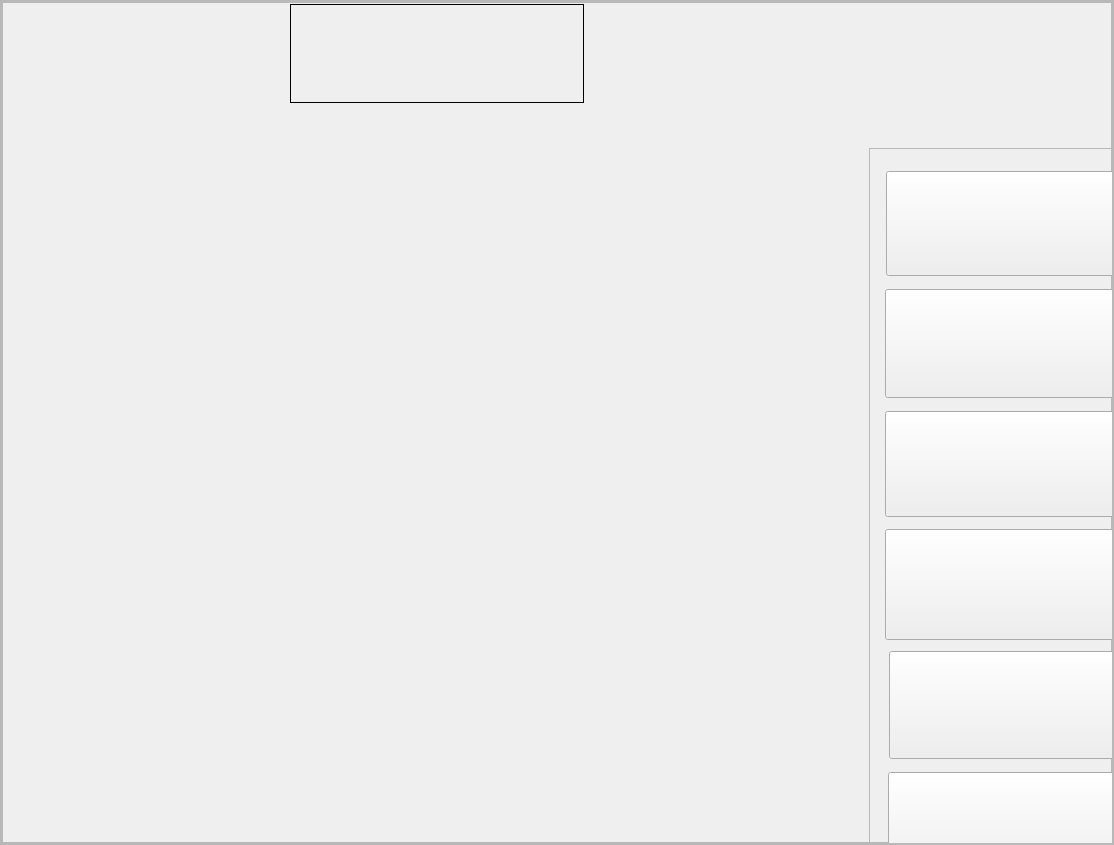
<?xml version="1.0" encoding="UTF-8"?>
<ui version="4.0">
 <class>MainWindow</class>
 <widget class="QWidget" name="MainWindow">
  <property name="geometry">
   <rect>
    <x>0</x>
    <y>0</y>
    <width>1114</width>
    <height>845</height>
   </rect>
  </property>
  <property name="sizePolicy">
   <sizepolicy hsizetype="Preferred" vsizetype="Preferred">
    <horstretch>0</horstretch>
    <verstretch>0</verstretch>
   </sizepolicy>
  </property>
  <property name="windowTitle">
   <string>Form</string>
  </property>
  <property name="layoutDirection">
   <enum>Qt::LayoutDirection::LeftToRight</enum>
  </property>
  <property name="autoFillBackground">
   <bool>true</bool>
  </property>
  <layout class="QVBoxLayout" name="verticalLayout">
   <property name="spacing">
    <number>0</number>
   </property>
   <property name="leftMargin">
    <number>0</number>
   </property>
   <property name="topMargin">
    <number>0</number>
   </property>
   <property name="rightMargin">
    <number>0</number>
   </property>
   <property name="bottomMargin">
    <number>0</number>
   </property>
   <item>
    <widget class="QFrame" name="central_widget_frame">
     <property name="frameShape">
      <enum>QFrame::Shape::StyledPanel</enum>
     </property>
     <property name="frameShadow">
      <enum>QFrame::Shadow::Raised</enum>
     </property>
     <layout class="QVBoxLayout" name="verticalLayout_2">
      <property name="spacing">
       <number>0</number>
      </property>
      <property name="leftMargin">
       <number>0</number>
      </property>
      <property name="topMargin">
       <number>0</number>
      </property>
      <property name="rightMargin">
       <number>0</number>
      </property>
      <property name="bottomMargin">
       <number>0</number>
      </property>
      <item>
       <widget class="QFrame" name="background_frame">
        <property name="styleSheet">
         <string notr="true">QWidget {
    border-image: url(&quot;P:/ARXIUS/PYTHON/FoodDay/PySide6/assets/images/paqinaPrincipal_tablet_fons.jpg&quot;) 0 0 0 0 stretch stretch;-n}</string>
        </property>
        <property name="frameShape">
         <enum>QFrame::Shape::StyledPanel</enum>
        </property>
        <property name="frameShadow">
         <enum>QFrame::Shadow::Raised</enum>
        </property>
        <layout class="QVBoxLayout" name="verticalLayout_3">
         <property name="spacing">
          <number>0</number>
         </property>
         <property name="leftMargin">
          <number>0</number>
         </property>
         <property name="topMargin">
          <number>0</number>
         </property>
         <property name="rightMargin">
          <number>0</number>
         </property>
         <property name="bottomMargin">
          <number>0</number>
         </property>
         <item>
          <widget class="QFrame" name="content_frame">
           <property name="sizePolicy">
            <sizepolicy hsizetype="Expanding" vsizetype="Preferred">
             <horstretch>0</horstretch>
             <verstretch>0</verstretch>
            </sizepolicy>
           </property>
           <property name="frameShape">
            <enum>QFrame::Shape::StyledPanel</enum>
           </property>
           <property name="frameShadow">
            <enum>QFrame::Shadow::Raised</enum>
           </property>
           <widget class="QFrame" name="right_bar_frame">
            <property name="geometry">
             <rect>
              <x>867</x>
              <y>146</y>
              <width>341</width>
              <height>776</height>
             </rect>
            </property>
            <property name="maximumSize">
             <size>
              <width>341</width>
              <height>776</height>
             </size>
            </property>
            <property name="styleSheet">
             <string notr="true">QWidget {
    border-image: url(&quot;P:/ARXIUS/PYTHON/FoodDay/PySide6/assets/images/top.png&quot;) 0 0 0 0 stretch stretch;
}
</string>
            </property>
            <property name="frameShape">
             <enum>QFrame::Shape::StyledPanel</enum>
            </property>
            <property name="frameShadow">
             <enum>QFrame::Shadow::Raised</enum>
            </property>
            <widget class="QPushButton" name="BtReceptes">
             <property name="geometry">
              <rect>
               <x>17</x>
               <y>23</y>
               <width>278</width>
               <height>105</height>
              </rect>
             </property>
             <property name="toolTip">
              <string>Gestionar Receptes</string>
             </property>
             <property name="text">
              <string/>
             </property>
            </widget>
            <widget class="QPushButton" name="BtValorar">
             <property name="geometry">
              <rect>
               <x>16</x>
               <y>141</y>
               <width>282</width>
               <height>109</height>
              </rect>
             </property>
             <property name="sizePolicy">
              <sizepolicy hsizetype="Preferred" vsizetype="Preferred">
               <horstretch>0</horstretch>
               <verstretch>0</verstretch>
              </sizepolicy>
             </property>
             <property name="toolTip">
              <string>Fer Valoració per àpat</string>
             </property>
             <property name="text">
              <string/>
             </property>
            </widget>
            <widget class="QPushButton" name="BtMenus">
             <property name="geometry">
              <rect>
               <x>16</x>
               <y>263</y>
               <width>281</width>
               <height>106</height>
              </rect>
             </property>
             <property name="toolTip">
              <string>Llistar els menús setmanals</string>
             </property>
             <property name="text">
              <string/>
             </property>
            </widget>
            <widget class="QPushButton" name="BtMiseEnPlace">
             <property name="geometry">
              <rect>
               <x>16</x>
               <y>381</y>
               <width>280</width>
               <height>111</height>
              </rect>
             </property>
             <property name="toolTip">
              <string>Preparació Mise en Place</string>
             </property>
             <property name="text">
              <string/>
             </property>
            </widget>
            <widget class="QPushButton" name="BtComensals">
             <property name="geometry">
              <rect>
               <x>20</x>
               <y>503</y>
               <width>278</width>
               <height>108</height>
              </rect>
             </property>
             <property name="toolTip">
              <string>Gestinar el nombre de comensals</string>
             </property>
             <property name="text">
              <string/>
             </property>
            </widget>
            <widget class="QPushButton" name="BtAjusta">
             <property name="geometry">
              <rect>
               <x>19</x>
               <y>624</y>
               <width>277</width>
               <height>111</height>
              </rect>
             </property>
             <property name="toolTip">
              <string>Fer Ajustaments Generals</string>
             </property>
             <property name="text">
              <string/>
             </property>
            </widget>
           </widget>
           <widget class="QFrame" name="top_frame">
            <property name="geometry">
             <rect>
              <x>2</x>
              <y>-18</y>
              <width>1200</width>
              <height>140</height>
             </rect>
            </property>
            <property name="sizePolicy">
             <sizepolicy hsizetype="Expanding" vsizetype="Preferred">
              <horstretch>0</horstretch>
              <verstretch>0</verstretch>
             </sizepolicy>
            </property>
            <property name="frameShape">
             <enum>QFrame::Shape::NoFrame</enum>
            </property>
            <property name="frameShadow">
             <enum>QFrame::Shadow::Raised</enum>
            </property>
            <layout class="QHBoxLayout" name="horizontalLayout">
             <item>
              <widget class="QLabel" name="ImgLogo">
               <property name="sizePolicy">
                <sizepolicy hsizetype="Expanding" vsizetype="Preferred">
                 <horstretch>30</horstretch>
                 <verstretch>0</verstretch>
                </sizepolicy>
               </property>
               <property name="minimumSize">
                <size>
                 <width>100</width>
                 <height>34</height>
                </size>
               </property>
               <property name="maximumSize">
                <size>
                 <width>294</width>
                 <height>99</height>
                </size>
               </property>
               <property name="toolTip">
                <string/>
               </property>
               <property name="styleSheet">
                <string notr="true">QWidget {
    border-image: url(&quot;P:/ARXIUS/PYTHON/FoodDay/PySide6/assets/icons/foddayLogo.png&quot;) 0 0 0 0 stretch stretch;
}</string>
               </property>
               <property name="frameShape">
                <enum>QFrame::Shape::Box</enum>
               </property>
               <property name="text">
                <string/>
               </property>
               <property name="scaledContents">
                <bool>true</bool>
               </property>
              </widget>
             </item>
             <item>
              <widget class="QPushButton" name="BtMenuGeneral">
               <property name="sizePolicy">
                <sizepolicy hsizetype="Preferred" vsizetype="Preferred">
                 <horstretch>0</horstretch>
                 <verstretch>0</verstretch>
                </sizepolicy>
               </property>
               <property name="minimumSize">
                <size>
                 <width>24</width>
                 <height>24</height>
                </size>
               </property>
               <property name="maximumSize">
                <size>
                 <width>49</width>
                 <height>47</height>
                </size>
               </property>
               <property name="styleSheet">
                <string notr="true">QWidget {
    border-image: url(&quot;P:/ARXIUS/PYTHON/FoodDay/PySide6/assets/icons/menu.png&quot;) 0 0 0 0 stretch stretch;-n}</string>
               </property>
               <property name="text">
                <string/>
               </property>
               <property name="iconSize">
                <size>
                 <width>16</width>
                 <height>16</height>
                </size>
               </property>
               <property name="autoRepeatDelay">
                <number>100</number>
               </property>
               <property name="autoDefault">
                <bool>true</bool>
               </property>
               <property name="flat">
                <bool>true</bool>
               </property>
              </widget>
             </item>
            </layout>
           </widget>
          </widget>
         </item>
        </layout>
       </widget>
      </item>
     </layout>
    </widget>
   </item>
  </layout>
 </widget>
 <resources/>
 <connections/>
</ui>
